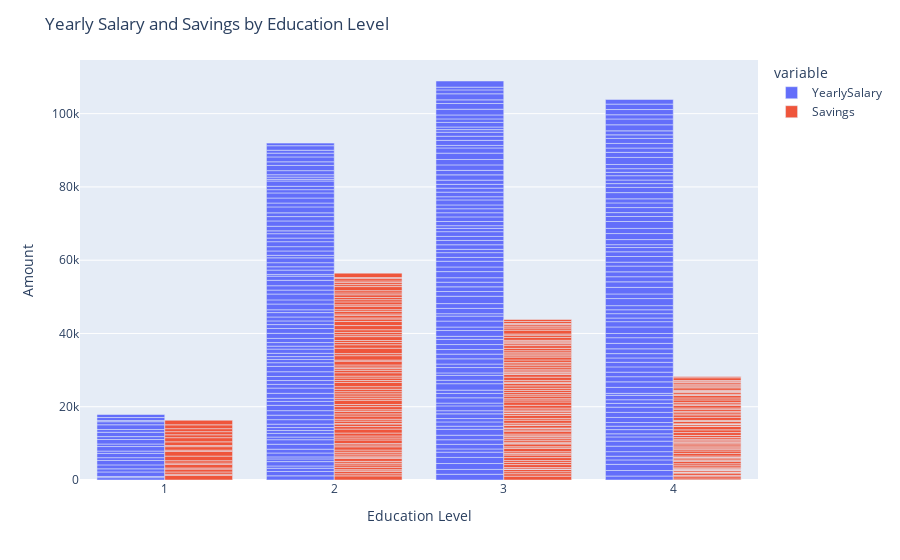

Here is the notebook cell this chart was saved with:
### Markdown cell above
### 1. Education level affects salary and savings

### Code cell
# The fact that the salary value is lower than the savings suggests that the salary is given on a monthly basis, 
# while the savings are given on a yearly basis.
# To make a better comparison, we need to convert them into the same time frame.
social_climbers_df['YearlySalary'] = social_climbers_df['Salary'] * 12

# Create a bar chart with education level on the x-axis, salary and savings on the y-axis, and SCIndex as the color
fig = px.bar(social_climbers_df, x='EducLevel', y=['YearlySalary', 'Savings'], barmode='group')

# Add axis labels and a title
fig.update_layout(xaxis_title='Education Level', yaxis_title='Amount', title='Yearly Salary and Savings by Education Level')

# Show the plot
fig.show()

### Figure 1 — Plotly figure (JSON) as saved in the notebook; plotly's stock layout.template omitted (floating-point values rounded to 4 significant figures; data arrays with more than 128 entries replaced by an {"elided": "..."} marker saying what was removed)
{"data": [{"alignmentgroup": "True", "hovertemplate": "variable=YearlySalary<br>EducLevel=%{x}<br>value=%{y}<extra></extra>", "legendgroup": "YearlySalary", "marker": {"color": "#636efa", "pattern": {"shape": ""}}, "name": "YearlySalary", "offsetgroup": "YearlySalary", "orientation": "v", "showlegend": true, "textposition": "auto", "type": "bar", "x": {"elided": "274 int values"}, "xaxis": "x", "y": {"elided": "274 int values"}, "yaxis": "y"}, {"alignmentgroup": "True", "hovertemplate": "variable=Savings<br>EducLevel=%{x}<br>value=%{y}<extra></extra>", "legendgroup": "Savings", "marker": {"color": "#EF553B", "pattern": {"shape": ""}}, "name": "Savings", "offsetgroup": "Savings", "orientation": "v", "showlegend": true, "textposition": "auto", "type": "bar", "x": {"elided": "274 int values"}, "xaxis": "x", "y": {"elided": "274 int values"}, "yaxis": "y"}], "layout": {"barmode": "group", "legend": {"title": {"text": "variable"}, "tracegroupgap": 0}, "margin": {"t": 60}, "title": {"text": "Yearly Salary and Savings by Education Level"}, "xaxis": {"anchor": "y", "domain": [0, 1], "title": {"text": "Education Level"}}, "yaxis": {"anchor": "x", "domain": [0, 1], "title": {"text": "Amount"}}}}
